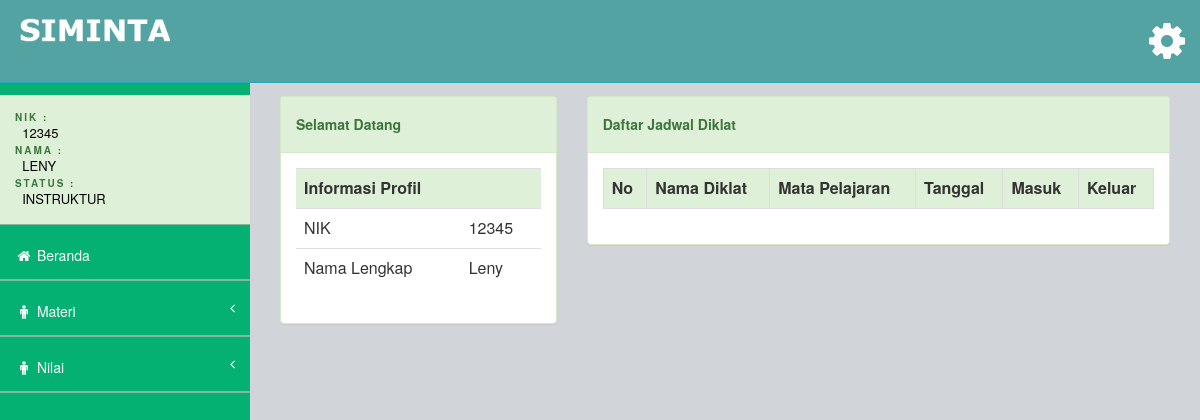
/views/instruktur/main.php?page=home (signed in), run on an earlier commit of the app's database.
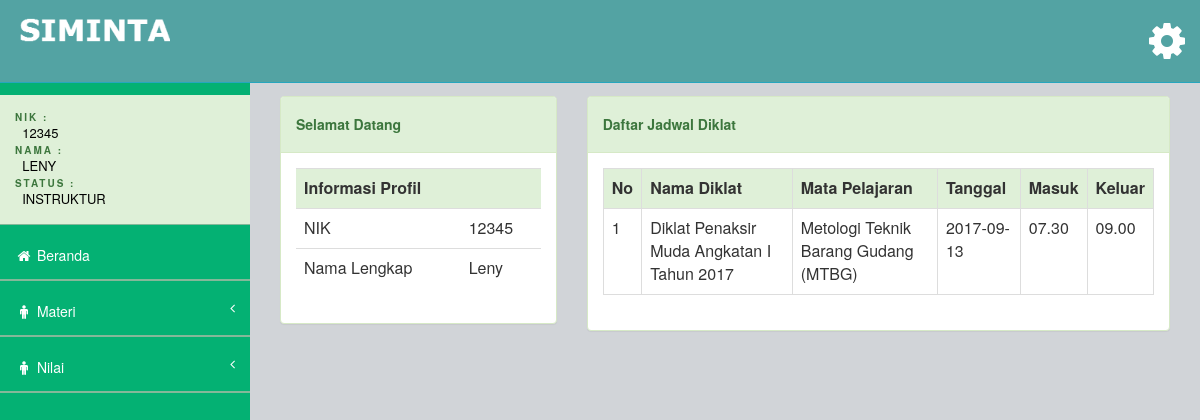
And on a later commit of the database.
### tables this page shows
CREATE TABLE `tb_jadwal_diklat` (
  `id` int(11) NOT NULL,
  `angkatan_id` int(11) NOT NULL,
  `mata_pelajaran_id` int(11) NOT NULL,
  `detail_instruktur_id` int(11) NOT NULL,
  `hari` enum('Senin','Selasa','Rabu','Kamis','Jumat','Sabtu','Minggu') NOT NULL,
  `tgl` date NOT NULL,
  `waktu_mulai` varchar(10) NOT NULL,
  `waktu_selesai` varchar(10) NOT NULL
);

CREATE TABLE `tb_angkatan` (
  `id` int(10) NOT NULL,
  `nama_diklat` varchar(200) NOT NULL,
  `tgl_masuk` date NOT NULL,
  `tgl_selesai` date NOT NULL
);

CREATE TABLE `tb_mata_pelajaran` (
  `id` int(11) NOT NULL,
  `nama_pelajaran` varchar(50) NOT NULL
);

### views/instruktur/home.php (the view)
<div class="row">
    <div class="col-lg-4">
        <div class="panel panel-success">
            <div class="panel-heading">
                <h5><strong>Selamat Datang</strong></h5>
            </div>
            <div class="panel-body">
                <div class="row">
                    <?php
                        $nik = $_SESSION["username"];
                        $instruktur_sql = "SELECT id, nik, nama FROM  tb_detail_instruktur WHERE nik = '$nik'";
                        $instruktur_proses = mysqli_query($conn, $instruktur_sql);
                        $instruktur_data = mysqli_fetch_assoc($instruktur_proses);
                    ?>
                    <div class="col-md-12">
                        <table class="table">
                            <tr class="success">
                                <th colspan="2">Informasi Profil</th>
                            </tr>
                            <tr>
                                <td>NIK</td>
                                <td><?php echo $instruktur_data["nik"] ?></td>
                            </tr>
                            <tr>
                                <td>Nama Lengkap</td>
                                <td><?php echo $instruktur_data["nama"] ?></td>
                            </tr>
                        </table>
                    </div>
                </div>
            </div>
        </div>
    </div>
    <div class="col-lg-8">
        <div class="panel panel-success">
            <div class="panel-heading">
                <h5><strong>Daftar Jadwal Diklat</strong></h5>
            </div>
            <div class="panel-body">
                <div class="row">
                    <div class="col-md-12">
                        <?php
                            $instruktur_id = $instruktur_data["id"];
                            $jadwal_sql = "
                                SELECT tb_angkatan.nama_diklat, tb_mata_pelajaran.nama_pelajaran, tb_jadwal_diklat.tgl, tb_jadwal_diklat.tgl,tb_jadwal_diklat.waktu_mulai, tb_jadwal_diklat.waktu_selesai
                                    FROM tb_jadwal_diklat
                                    JOIN tb_angkatan ON tb_jadwal_diklat.angkatan_id = tb_angkatan.id
                                    JOIN tb_mata_pelajaran ON tb_jadwal_diklat.mata_pelajaran_id = tb_mata_pelajaran.id
                                    WHERE tb_jadwal_diklat.detail_instruktur_id = '$instruktur_id'
                            ";
                            $jadwal_proses = mysqli_query($conn, $jadwal_sql);
                        ?>
                        <table class="table table-bordered">
                            <tr class="success">
                                <th>No</th>
                                <th>Nama Diklat</th>
                                <th>Mata Pelajaran</th>
                                <th>Tanggal</th>
                                <th>Masuk</th>
                                <th>Keluar</th>
                            </tr>
                            <?php
                                $no = 1;
                                while ($jadwal_data = mysqli_fetch_assoc($jadwal_proses)) {
                                    ?>
                                    <tr>
                                        <td><?php echo $no ?></td>
                                        <td><?php echo $jadwal_data["nama_diklat"] ?></td>
                                        <td><?php echo $jadwal_data["nama_pelajaran"] ?></td>
                                        <td><?php echo $jadwal_data["tgl"] ?></td>
                                        <td><?php echo $jadwal_data["waktu_mulai"] ?></td>
                                        <td><?php echo $jadwal_data["waktu_selesai"] ?></td>
                                    </tr>
                                    <?php
                                    $no++;
                                }
                            ?>
                        </table>
                    </div>
                </div>
            </div>
        </div>
    </div>
</div>

What changed in the data, as far as the page shows it:
added tb_jadwal_diklat: angkatan.nama_diklat "Diklat Penaksir Muda Angkatan I Tahun 2017", mata_pelajaran.nama_pelajaran "Metologi Teknik Barang Gudang (MTBG)", tgl "2017-09-13", waktu_mulai "07.30", waktu_selesai "09.00"
